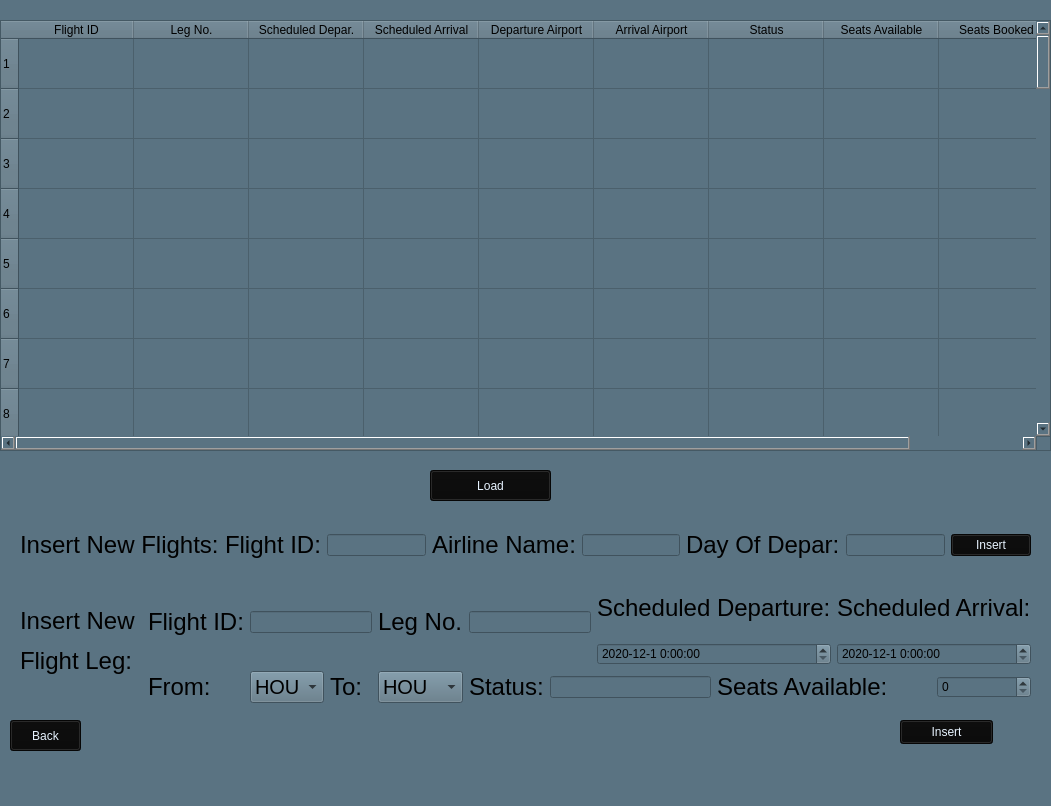
<?xml version="1.0" encoding="UTF-8"?>
<ui version="4.0">
 <class>MainWindow</class>
 <widget class="QMainWindow" name="MainWindow">
  <property name="geometry">
   <rect>
    <x>0</x>
    <y>0</y>
    <width>1051</width>
    <height>806</height>
   </rect>
  </property>
  <property name="windowTitle">
   <string>MainWindow</string>
  </property>
  <property name="styleSheet">
   <string notr="true">background-color: rgb(90, 115, 130);</string>
  </property>
  <widget class="QWidget" name="centralwidget">
   <widget class="QTableWidget" name="tableWidget1">
    <property name="geometry">
     <rect>
      <x>0</x>
      <y>20</y>
      <width>1051</width>
      <height>431</height>
     </rect>
    </property>
    <property name="styleSheet">
     <string notr="true"/>
    </property>
    <property name="rowCount">
     <number>50</number>
    </property>
    <property name="columnCount">
     <number>9</number>
    </property>
    <attribute name="horizontalHeaderDefaultSectionSize">
     <number>115</number>
    </attribute>
    <attribute name="verticalHeaderDefaultSectionSize">
     <number>50</number>
    </attribute>
    <row/>
    <row/>
    <row/>
    <row/>
    <row/>
    <row/>
    <row/>
    <row/>
    <row/>
    <row/>
    <row/>
    <row/>
    <row/>
    <row/>
    <row/>
    <row/>
    <row/>
    <row/>
    <row/>
    <row/>
    <row/>
    <row/>
    <row/>
    <row/>
    <row/>
    <row/>
    <row/>
    <row/>
    <row/>
    <row/>
    <row/>
    <row/>
    <row/>
    <row/>
    <row/>
    <row/>
    <row/>
    <row/>
    <row/>
    <row/>
    <row/>
    <row/>
    <row/>
    <row/>
    <row/>
    <row/>
    <row/>
    <row/>
    <row/>
    <row/>
    <column>
     <property name="text">
      <string>Flight ID</string>
     </property>
    </column>
    <column>
     <property name="text">
      <string>Leg No.</string>
     </property>
    </column>
    <column>
     <property name="text">
      <string>Scheduled Depar.</string>
     </property>
    </column>
    <column>
     <property name="text">
      <string>Scheduled Arrival</string>
     </property>
    </column>
    <column>
     <property name="text">
      <string>Departure Airport</string>
     </property>
    </column>
    <column>
     <property name="text">
      <string>Arrival Airport</string>
     </property>
    </column>
    <column>
     <property name="text">
      <string>Status</string>
     </property>
    </column>
    <column>
     <property name="text">
      <string>Seats Available</string>
     </property>
    </column>
    <column>
     <property name="text">
      <string>Seats Booked</string>
     </property>
    </column>
   </widget>
   <widget class="QPushButton" name="load_clerk">
    <property name="geometry">
     <rect>
      <x>430</x>
      <y>470</y>
      <width>121</width>
      <height>31</height>
     </rect>
    </property>
    <property name="styleSheet">
     <string notr="true">background-color: rgb(9, 9, 9);
color: rgb(231, 243, 255);</string>
    </property>
    <property name="text">
     <string>Load</string>
    </property>
   </widget>
   <widget class="QPushButton" name="insert_1">
    <property name="geometry">
     <rect>
      <x>900</x>
      <y>720</y>
      <width>93</width>
      <height>24</height>
     </rect>
    </property>
    <property name="styleSheet">
     <string notr="true">background-color: rgb(9, 9, 9);
color: rgb(231, 243, 255);</string>
    </property>
    <property name="text">
     <string>Insert</string>
    </property>
   </widget>
   <widget class="QPushButton" name="backs">
    <property name="geometry">
     <rect>
      <x>10</x>
      <y>720</y>
      <width>71</width>
      <height>31</height>
     </rect>
    </property>
    <property name="styleSheet">
     <string notr="true">background-color: rgb(9, 9, 9);
color: rgb(231, 243, 255);</string>
    </property>
    <property name="text">
     <string>Back</string>
    </property>
   </widget>
   <widget class="QWidget" name="">
    <property name="geometry">
     <rect>
      <x>20</x>
      <y>520</y>
      <width>1011</width>
      <height>51</height>
     </rect>
    </property>
    <layout class="QGridLayout" name="gridLayout">
     <item row="0" column="0">
      <widget class="QLabel" name="label">
       <property name="text">
        <string>&lt;html&gt;&lt;head/&gt;&lt;body&gt;&lt;p&gt;&lt;span style=&quot; font-size:18pt;&quot;&gt;Insert New Flights:&lt;/span&gt;&lt;/p&gt;&lt;/body&gt;&lt;/html&gt;</string>
       </property>
      </widget>
     </item>
     <item row="0" column="1">
      <widget class="QLabel" name="label_2">
       <property name="text">
        <string>&lt;html&gt;&lt;head/&gt;&lt;body&gt;&lt;p&gt;&lt;span style=&quot; font-size:18pt;&quot;&gt;Flight ID:&lt;/span&gt;&lt;/p&gt;&lt;/body&gt;&lt;/html&gt;</string>
       </property>
      </widget>
     </item>
     <item row="0" column="2">
      <widget class="QLineEdit" name="fid"/>
     </item>
     <item row="0" column="3">
      <widget class="QLabel" name="label_3">
       <property name="text">
        <string>&lt;html&gt;&lt;head/&gt;&lt;body&gt;&lt;p&gt;&lt;span style=&quot; font-size:18pt;&quot;&gt;Airline Name:&lt;/span&gt;&lt;/p&gt;&lt;/body&gt;&lt;/html&gt;</string>
       </property>
      </widget>
     </item>
     <item row="0" column="4">
      <widget class="QLineEdit" name="air_name"/>
     </item>
     <item row="0" column="5">
      <widget class="QLabel" name="label_4">
       <property name="text">
        <string>&lt;html&gt;&lt;head/&gt;&lt;body&gt;&lt;p&gt;&lt;span style=&quot; font-size:18pt;&quot;&gt;Day Of Depar:&lt;/span&gt;&lt;/p&gt;&lt;/body&gt;&lt;/html&gt;</string>
       </property>
      </widget>
     </item>
     <item row="0" column="6">
      <widget class="QLineEdit" name="day"/>
     </item>
     <item row="0" column="7">
      <widget class="QPushButton" name="insert">
       <property name="styleSheet">
        <string notr="true">background-color: rgb(9, 9, 9);
color: rgb(231, 243, 255);</string>
       </property>
       <property name="text">
        <string>Insert</string>
       </property>
      </widget>
     </item>
    </layout>
   </widget>
   <widget class="QWidget" name="">
    <property name="geometry">
     <rect>
      <x>20</x>
      <y>580</y>
      <width>1011</width>
      <height>123</height>
     </rect>
    </property>
    <layout class="QGridLayout" name="gridLayout_2">
     <item row="0" column="1" rowspan="2">
      <widget class="QLabel" name="label_8">
       <property name="text">
        <string>&lt;html&gt;&lt;head/&gt;&lt;body&gt;&lt;p&gt;&lt;span style=&quot; font-size:18pt;&quot;&gt;Flight ID:&lt;/span&gt;&lt;/p&gt;&lt;/body&gt;&lt;/html&gt;</string>
       </property>
      </widget>
     </item>
     <item row="0" column="0" rowspan="3">
      <widget class="QLabel" name="label_5">
       <property name="text">
        <string>&lt;html&gt;&lt;head/&gt;&lt;body&gt;&lt;p&gt;&lt;span style=&quot; font-size:18pt;&quot;&gt;Insert New &lt;/span&gt;&lt;/p&gt;&lt;p&gt;&lt;span style=&quot; font-size:18pt;&quot;&gt;Flight Leg:&lt;/span&gt;&lt;/p&gt;&lt;/body&gt;&lt;/html&gt;</string>
       </property>
      </widget>
     </item>
     <item row="0" column="2" rowspan="2" colspan="2">
      <widget class="QLineEdit" name="fid_1"/>
     </item>
     <item row="0" column="7" colspan="2">
      <widget class="QLabel" name="label_7">
       <property name="text">
        <string>&lt;html&gt;&lt;head/&gt;&lt;body&gt;&lt;p&gt;&lt;span style=&quot; font-size:18pt;&quot;&gt;Scheduled Departure:&lt;/span&gt;&lt;/p&gt;&lt;/body&gt;&lt;/html&gt;</string>
       </property>
      </widget>
     </item>
     <item row="0" column="5" rowspan="2" colspan="2">
      <widget class="QLineEdit" name="leg_no"/>
     </item>
     <item row="1" column="7" colspan="2">
      <widget class="QDateTimeEdit" name="depar">
       <property name="maximumDate">
        <date>
         <year>2022</year>
         <month>1</month>
         <day>29</day>
        </date>
       </property>
       <property name="minimumDate">
        <date>
         <year>2020</year>
         <month>12</month>
         <day>1</day>
        </date>
       </property>
       <property name="displayFormat">
        <string>yyyy-M-d h:mm:ss</string>
       </property>
      </widget>
     </item>
     <item row="0" column="9" colspan="2">
      <widget class="QLabel" name="label_9">
       <property name="text">
        <string>&lt;html&gt;&lt;head/&gt;&lt;body&gt;&lt;p&gt;&lt;span style=&quot; font-size:18pt;&quot;&gt;Scheduled Arrival:&lt;/span&gt;&lt;/p&gt;&lt;/body&gt;&lt;/html&gt;</string>
       </property>
      </widget>
     </item>
     <item row="0" column="4" rowspan="2">
      <widget class="QLabel" name="label_6">
       <property name="text">
        <string>&lt;html&gt;&lt;head/&gt;&lt;body&gt;&lt;p&gt;&lt;span style=&quot; font-size:18pt;&quot;&gt;Leg No.&lt;/span&gt;&lt;/p&gt;&lt;/body&gt;&lt;/html&gt;</string>
       </property>
      </widget>
     </item>
     <item row="2" column="8" colspan="2">
      <widget class="QLabel" name="label_13">
       <property name="text">
        <string>&lt;html&gt;&lt;head/&gt;&lt;body&gt;&lt;p&gt;&lt;span style=&quot; font-size:18pt;&quot;&gt;Seats Available:&lt;/span&gt;&lt;/p&gt;&lt;/body&gt;&lt;/html&gt;</string>
       </property>
      </widget>
     </item>
     <item row="2" column="6" colspan="2">
      <widget class="QLineEdit" name="status"/>
     </item>
     <item row="2" column="2">
      <widget class="QComboBox" name="froms">
       <property name="font">
        <font>
         <pointsize>15</pointsize>
        </font>
       </property>
       <item>
        <property name="text">
         <string>HOU</string>
        </property>
       </item>
       <item>
        <property name="text">
         <string>JFK</string>
        </property>
       </item>
       <item>
        <property name="text">
         <string>LAX</string>
        </property>
       </item>
       <item>
        <property name="text">
         <string>ORD</string>
        </property>
       </item>
       <item>
        <property name="text">
         <string>MIA</string>
        </property>
       </item>
      </widget>
     </item>
     <item row="1" column="9" colspan="2">
      <widget class="QDateTimeEdit" name="arriv">
       <property name="maximumDate">
        <date>
         <year>2022</year>
         <month>1</month>
         <day>29</day>
        </date>
       </property>
       <property name="minimumDate">
        <date>
         <year>2020</year>
         <month>12</month>
         <day>1</day>
        </date>
       </property>
       <property name="displayFormat">
        <string>yyyy-M-d h:mm:ss</string>
       </property>
      </widget>
     </item>
     <item row="2" column="4">
      <widget class="QComboBox" name="to">
       <property name="font">
        <font>
         <pointsize>15</pointsize>
        </font>
       </property>
       <item>
        <property name="text">
         <string>HOU</string>
        </property>
       </item>
       <item>
        <property name="text">
         <string>JFK</string>
        </property>
       </item>
       <item>
        <property name="text">
         <string>LAX</string>
        </property>
       </item>
       <item>
        <property name="text">
         <string>ORD</string>
        </property>
       </item>
       <item>
        <property name="text">
         <string>MIA</string>
        </property>
       </item>
      </widget>
     </item>
     <item row="2" column="10">
      <widget class="QSpinBox" name="seats"/>
     </item>
     <item row="2" column="5">
      <widget class="QLabel" name="label_12">
       <property name="text">
        <string>&lt;html&gt;&lt;head/&gt;&lt;body&gt;&lt;p&gt;&lt;span style=&quot; font-size:18pt;&quot;&gt;Status:&lt;/span&gt;&lt;/p&gt;&lt;/body&gt;&lt;/html&gt;</string>
       </property>
      </widget>
     </item>
     <item row="2" column="3">
      <widget class="QLabel" name="label_10">
       <property name="text">
        <string>&lt;html&gt;&lt;head/&gt;&lt;body&gt;&lt;p&gt;&lt;span style=&quot; font-size:18pt;&quot;&gt;To:&lt;/span&gt;&lt;/p&gt;&lt;/body&gt;&lt;/html&gt;</string>
       </property>
      </widget>
     </item>
     <item row="2" column="1">
      <widget class="QLabel" name="label_11">
       <property name="text">
        <string>&lt;html&gt;&lt;head/&gt;&lt;body&gt;&lt;p&gt;&lt;span style=&quot; font-size:18pt;&quot;&gt;From:&lt;/span&gt;&lt;/p&gt;&lt;/body&gt;&lt;/html&gt;</string>
       </property>
      </widget>
     </item>
    </layout>
   </widget>
  </widget>
  <widget class="QMenuBar" name="menubar">
   <property name="geometry">
    <rect>
     <x>0</x>
     <y>0</y>
     <width>1051</width>
     <height>22</height>
    </rect>
   </property>
  </widget>
  <widget class="QStatusBar" name="statusbar"/>
 </widget>
 <resources/>
 <connections/>
</ui>
